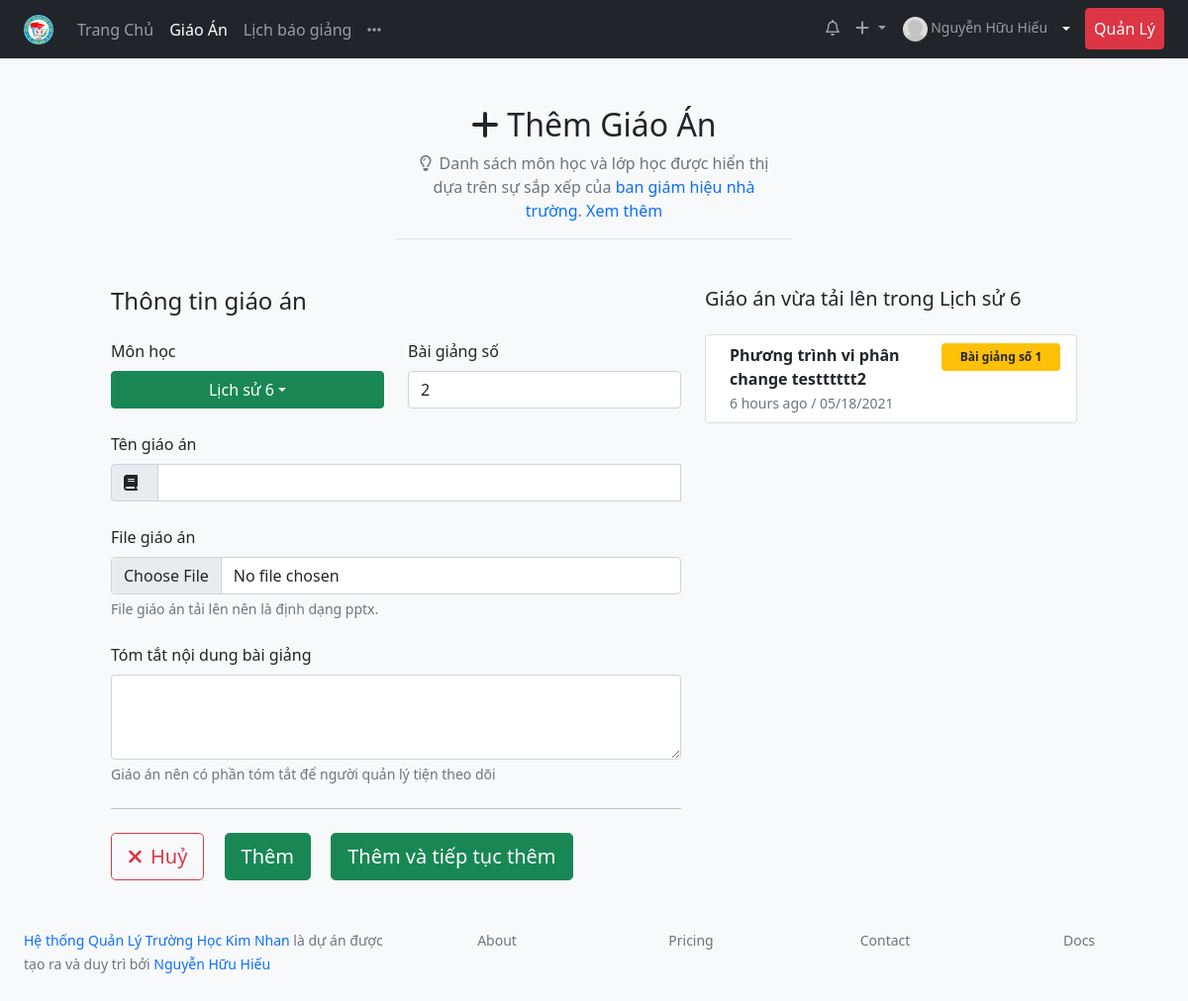
The page /lessons/add/lich-su/6/ (signed in) on the database as committed earlier.
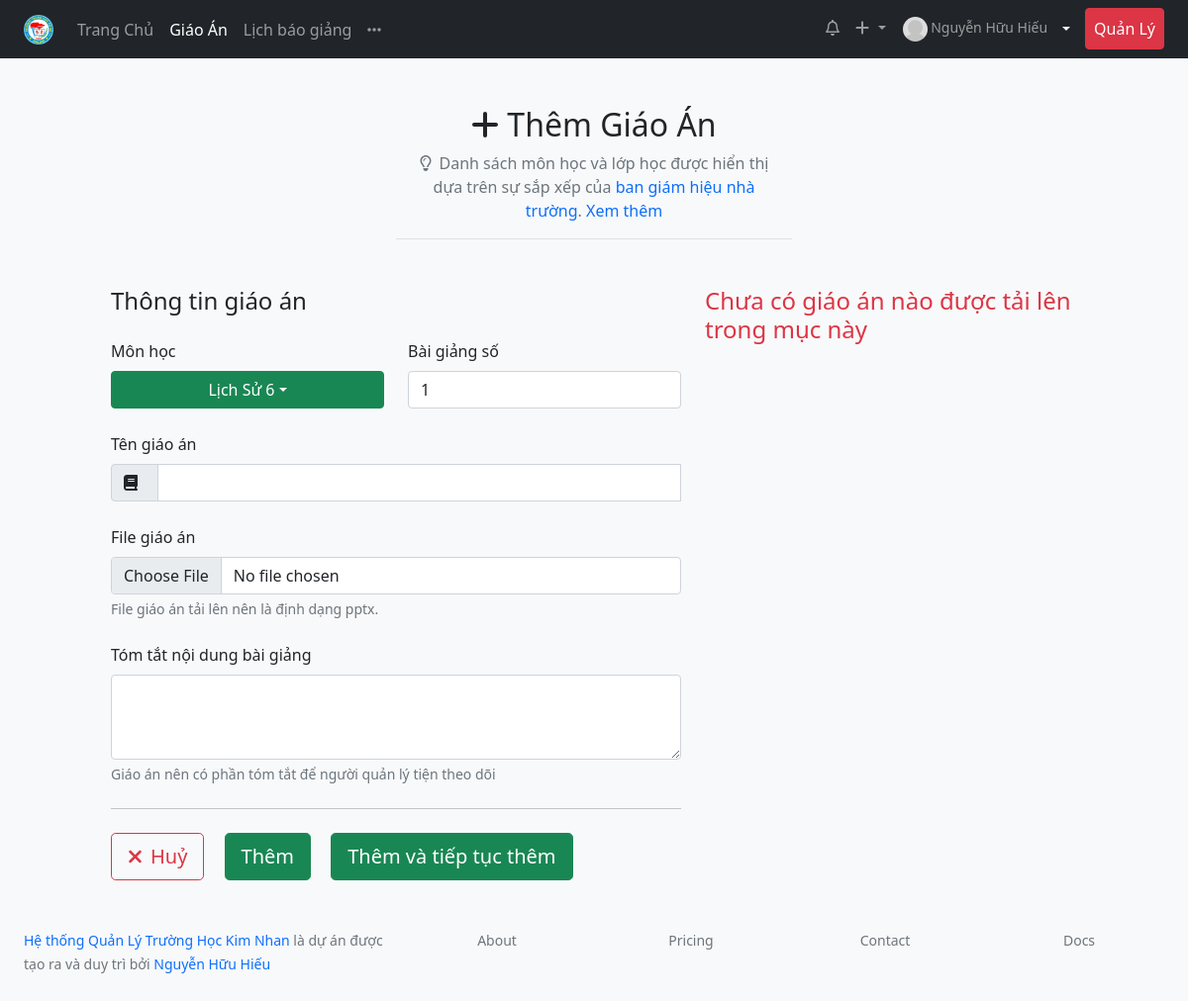
The same page on the database as committed later.
### lessonmanagement/models.py (models this page shows, shortened)
class SchoolAbstract(models.Model):
    title = models.CharField(max_length=50, verbose_name="Tiêu đề")
    description = models.CharField(max_length=200, verbose_name="Mô tả sơ lược", blank=True)
    cover = models.ImageField(upload_to="coverimages/", verbose_name="Ảnh bìa", null = True, blank = True)
    class Meta:
        abstract = True
    def __str__(self):
        return self.title

class Subject(SchoolAbstract):
    group = models.ForeignKey(GroupSubject,on_delete=models.CASCADE, verbose_name='Bộ môn')
    subject_slug = models.SlugField(max_length=50, null=True, blank=True)
    class Meta:
        verbose_name = "Môn học"
        verbose_name_plural = "Môn học"

class Lesson(models.Model):
    title = models.CharField(max_length=200)
    lesson_path = models.FileField(blank=True, null=True)
    upload_time = models.DateTimeField(blank=True, null=True)
    edit_time = models.DateTimeField(blank=True, null=True)
    description = models.CharField(max_length=200, null=True, blank=True)
    teacher = models.ForeignKey(Teacher, on_delete=models.CASCADE)
    subject = models.ForeignKey(SubjectDetail, on_delete=models.CASCADE)
    number_lesson = models.IntegerField(help_text="Bài giảng số mấy")
    schoolyear = models.ForeignKey(Schoolyear, on_delete=models.CASCADE, blank=True, null=True)
    classyear = models.ManyToManyField(Classyear, through="LessonSchedule")
    STATUS_CHOICES = [
    ('pending', 'Chờ duyệt'),
    ('acept', 'Đã duyệt'),
    ('deny', 'Bị từ chối'),
    ]
    status = models.CharField(max_length=10, blank=True, choices=STATUS_CHOICES ,default='pending')
    checker = models.ForeignKey('Teacher', related_name="lesson_checker" ,on_delete=models.SET_NULL, null=True, blank=True)
    check_date = models.DateTimeField(auto_now=True)
    note_checker = models.CharField(max_length=200, blank=True)
    class Meta:
        verbose_name = "Giáo Án"
        verbose_name_plural = "Giáo Án"
        ordering = ["-upload_time"]
        unique_together = ['subject', 'number_lesson']

### lessonmanagement/views.py (the view, shortened to what this page needs)
# urls.py: path('lessons/add/<str:subject>/<int:level>/', views.add_lesson_subject_level, name="add_lesson_subject_level"),
@login_required
def add_lesson_subject_level(request, subject, level):
    context = {'subject': subject, 'level': level}
    now = datetime.datetime.now()
    teacher = request.user.teacher.id
    q2 = Lesson.objects.filter(
        teacher=teacher, subject__subject__subject_slug=subject, subject__level=level)
    subjectclassyear = SubjectClassyear.objects.filter(teacher=teacher, subject__subject__subject_slug=subject).values('classyear__startyear__start_date__year')
    subjectclassyear_list = []
    for i in subjectclassyear:
        class_level = class_level_def(
            i['classyear__startyear__start_date__year'])
        subjectclassyear_list.append(class_level)
    if level in subjectclassyear_list:
        try:
            latest_lesson = q2.latest('number_lesson')
            last_lesson = q2.all()[:5]
            context['last_lesson'] = last_lesson
            new_number_lesson = latest_lesson.number_lesson + 1
        except:
            new_number_lesson = 1
        context['new_number_lesson'] = new_number_lesson
        try:
            subject_title = Subject.objects.get(subject_slug=subject)
            context['subject_title'] = subject_title
            q_subject_level = SubjectLesson.objects.filter(
                subject__subject__subject_slug=subject, subject__level=level)
            try:
                current_title_lesson = q_subject_level.get(
                    number_lesson=new_number_lesson)
                new_title_lesson = list(SubjectLesson.objects.filter(
                    subject__subject__subject_slug=subject, subject__level=level).values('number_lesson', 'title'))
                context['new_title_lesson'] = new_title_lesson
                context['current_title_lesson'] = current_title_lesson
            except:
                return render(request, 'lesson/add_lesson_subject.html', context)
        except:
            return redirect('addlesson')
    else:
        return redirect('no_permisson_add_lesson')

### lessonmanagement/models.py (called while the page is built)
    def full_name(self):
        return ('%s %s') % (self.firstname, self.lastname)

    def subject_classyear_list(self):
        return self.subjectclassyear_set.all().order_by('subject__subject__title').values('subject__subject__title', 'classyear__startyear__start_date__year','subject__subject__group__title').distinct()

### lessonmanagement/templatetags/lessonmanagement_extras.py (called while the page is built)
@register.filter
def classlevel(value):
    now = datetime.datetime.now()
    i = 0
    if (now.month < 9):
        i =  (now.year - value) + 5
    else:
        i = (now.year - value) + 6
    if i in [6,7,8,9]:
        return i
    else:
        return value

### lessonmanagement/views.py (called while the page is built)
def class_level_def(year):
    now = datetime.datetime.now()
    i = 0
    if (now.month < 9):
        i = (now.year - year) + 5
    else:
        i = (now.year - year) + 6
    if i in [6, 7, 8, 9]:
        return i
    else:
        return year

### lessonmanagement/templates/lesson/add_lesson_subject.html (shortened to what the changed rows need)
{% extends 'base_clean.html' %}
{% block content %}
{% with teacher=request.user.teacher %}
{% load lessonmanagement_extras %}
{% load humanize %}
<div class="row justify-content-center ">
  <div class="col-4 border-bottom">
    <h2 class="mt-5 text-center"><i class="fas fa-plus me-2"></i>Thêm Giáo Án</h2>
  </div>
</div>
<div class="row pt-5 justify-content-center">
  <div class="col-6">
    <form method="POST" enctype="multipart/form-data" class="needs-validation" novalidate>
      <div class="row">
        <div class="col-lg-6">
          <div id="subjectLevel">
            <button class="btn btn-success dropdown-toggle w-100" type="button" data-bs-toggle="dropdown"
              aria-expanded="false">{{ subject_title }} {{ level }}</button>
          </div>
        </div>
        <div class="col">
          <label for="startLesson" class="form-label">Bài giảng số</label>
          <input type="number" class="form-control" id="startLesson" name="start_lesson" min="{{ new_number_lesson }}"
            onchange="getLessonTitle()" value='{{ new_number_lesson }}' required>
        </div>
      </div>
    </form>
  </div>
  <div class="col-4">
    {% if last_lesson %}
    <h5 class="mb-4">Giáo án vừa tải lên trong {{ subject_title }} {{ level }}</h5>
    <div class="list-group">
      {% for lesson in last_lesson %}
      <a href="#" class="list-group-item list-group-item-action d-flex justify-content-between align-items-start">
        <div class="ms-2 me-auto">
          <div class="fw-bold">
            {{ lesson.title }}
          </div>
          <small class="text-muted"> {{ lesson.upload_time|naturaltime }} /
            {{ lesson.upload_time|date:"SHORT_DATE_FORMAT" }}
          </small>
        </div>
        <span class="badge bg-warning text-dark p-2 ms-2" style="min-width: 120px;">
          Bài giảng số {{ lesson.number_lesson }}
        </span>
      </a>
      {% endfor %}
    </div>
    {% else %}
    <h4 class="text-danger">Chưa có giáo án nào được tải lên trong mục này</h4>
    {% endif %}
  </div>
</div>
{% endwith %}
{% endblock %}

Rows that differ between the two databases and show on the page:
no longer on this page (row edited): Subject: title "Lịch sử"
no longer on this page (row edited): Lesson: title "Phương trình vi phân change testttttt2", upload_time "6 hours ago", upload_time "05/18/2021", number_lesson "1"
now on this page (row edited): Subject: title "Lịch Sử"
Other text that changed with them:
form field start_lesson: "2" → "1"
{{ level }}: "6" → (not shown)
text no longer shown: "Giáo án vừa tải lên trong"
text now shown: "Chưa có giáo án nào được tải lên trong mục này"
